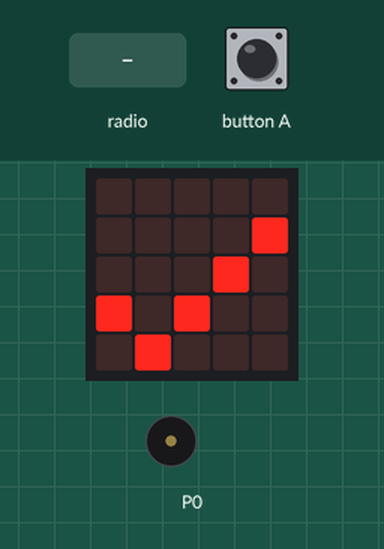
Simulated run of this program. Board: BBC micro:bit (MakeCode). Parts: the board's 5×5 LED display, buzzer (waves = sounding). The inputs (shaded band) are chosen by the test bench. The 48×5 strip is a reading aid, not a part: it shows the text the display is scrolling, unrolled, one strip-width of it at a time.

Above: at 1.8 s.
1.9 s: radio message "6" arrives
At 2.3 s:
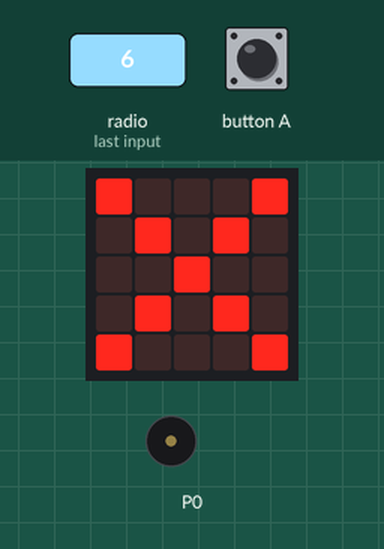
At 2.9 s:
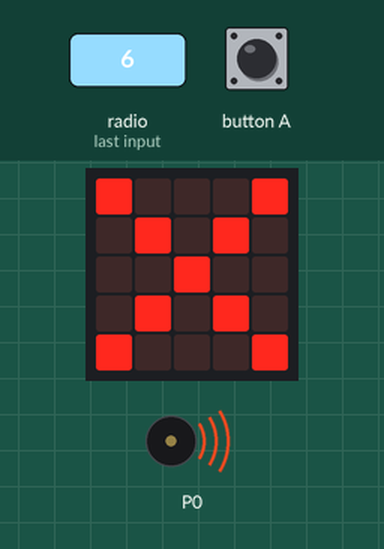
4.9 s: button A pressed for 0.15 s
At 5.13 s:
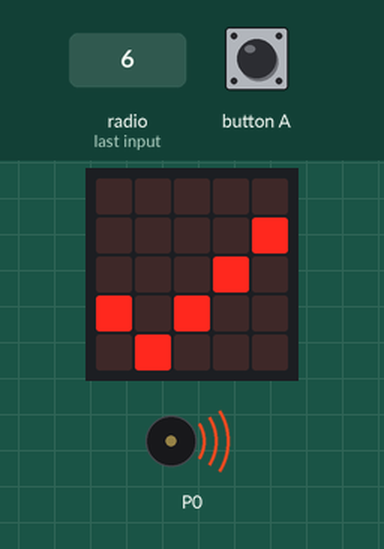
5.6 s: radio message "1" arrives
7.6 s: radio message "2" arrives
10.6 s: button A pressed for 0.15 s
11.3 s: radio message "3" arrives
At 12.65 s:
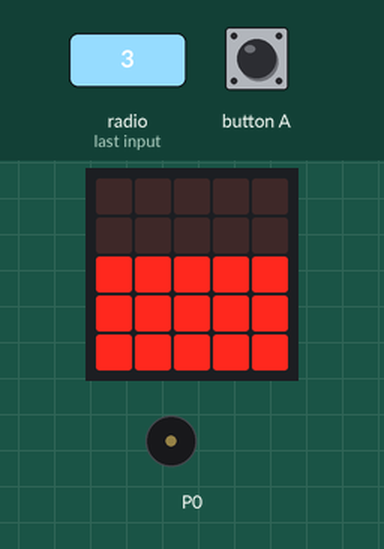
Timing chart, 0 to 14.3 s (numbered marks = the images above; inputs shaded):
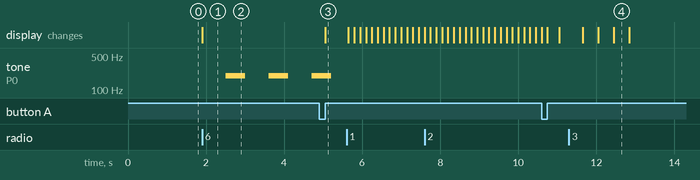

Measured:
- after the input at 1.9 s, tone on P0: alternates 196 Hz for 0.50 s and silent for 0.61 s, starting after 0.60 s; the display: changes at once (image 1)
- after the input at 4.9 s, the display: changes after 0.15 s (image 3)
- after the input at 11.3 s, the display: first differs from a run without the input after 1.2 s (image 4)
- what the display in image 4 shows lasts 0.4 s, from 12.5 s to 12.9 s

The program:

main.ts
```typescript
radio.onReceivedNumber(function (receivedNumber) {
    if (receivedNumber == 6) {
        while (LYD == 0) {
            basic.showIcon(IconNames.No)
            music.playTone(196, music.beat(BeatFraction.Whole))
        }
        basic.showString("EMPTY")
        basic.showIcon(IconNames.No)
        LYD += -1
    }
    if (receivedNumber == 1) {
        basic.showLeds(`
            # # # # #
            # # # # #
            # # # # #
            # # # # #
            # # # # #
            `)
    }
    if (receivedNumber == 2) {
        basic.showLeds(`
            . . . . .
            # # # # #
            # # # # #
            # # # # #
            # # # # #
            `)
    }
    if (receivedNumber == 3) {
        basic.showLeds(`
            . . . . .
            . . . . .
            # # # # #
            # # # # #
            # # # # #
            `)
    }
    if (receivedNumber == 4) {
        while (LYD == 0) {
            basic.showLeds(`
                . . . . .
                . . . . .
                . . . . .
                # # # # #
                # # # # #
                `)
            music.playTone(196, music.beat(BeatFraction.Whole))
        }
        LYD += -1
    }
    if (receivedNumber == 5) {
        while (LYD == 0) {
            basic.showLeds(`
                . . . . .
                . . . . .
                . . . . .
                . . . . .
                # # # # #
                `)
            music.playTone(196, music.beat(BeatFraction.Whole))
        }
        LYD += -1
    }
})
function gørNoget () {

}
input.onButtonPressed(Button.A, function () {
    LYD += 1
    basic.showIcon(IconNames.Yes)
})
let LYD = 0
radio.setGroup(0)
music.setVolume(100)
basic.showIcon(IconNames.Yes)
LYD = 0
```

test.ts
```typescript
// test ender her, dette bliver ikke kompileret, når denne pakke bruges som en udvidelse.
```
